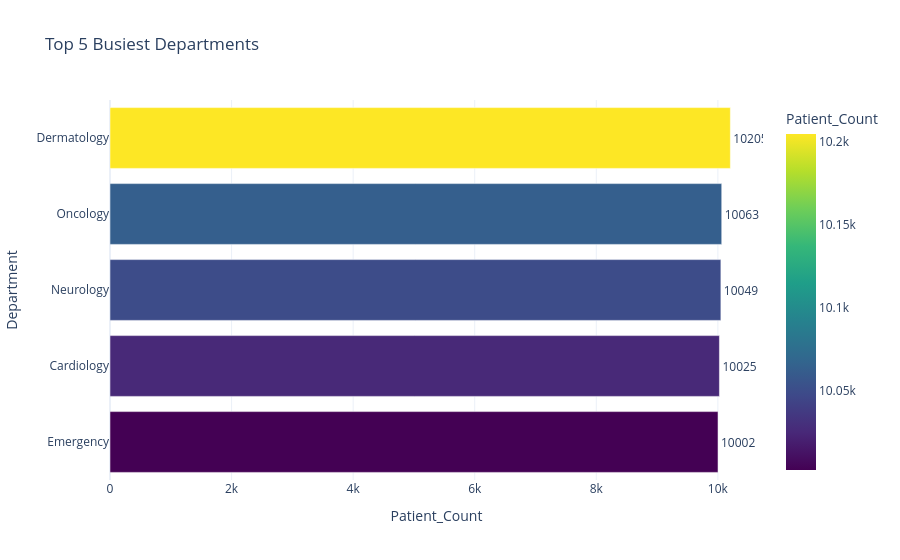

Source (notebook cell):
### Code cell
# Top 5 Busiest Departments
import plotly.express as px

top5 = (
    df["Department_Patient"]
    .value_counts()
    .head(5)
    .reset_index()
)

top5.columns = ["Department", "Patient_Count"]

fig = px.bar(
    top5,
    x="Patient_Count",
    y="Department",
    orientation="h",
    color="Patient_Count",
    text="Patient_Count",
    color_continuous_scale="Viridis",
    title="Top 5 Busiest Departments"
)

fig.update_traces(textposition="outside")

fig.update_layout(
    template="plotly_white",
    yaxis=dict(categoryorder="total ascending")
)

fig.show()

### Figure 1 — Plotly figure (JSON) as saved in the notebook; plotly's stock layout.template omitted (floating-point values rounded to 4 significant figures)
{"data": [{"hovertemplate": "Patient_Count=%{marker.color}<br>Department=%{y}<extra></extra>", "legendgroup": "", "marker": {"color": [10205, 10063, 10049, 10025, 10002], "coloraxis": "coloraxis", "pattern": {"shape": ""}}, "name": "", "orientation": "h", "showlegend": false, "text": [10200.0, 10060.0, 10050.0, 10020.0, 10000.0], "textposition": "outside", "type": "bar", "x": [10205, 10063, 10049, 10025, 10002], "xaxis": "x", "y": ["Dermatology", "Oncology", "Neurology", "Cardiology", "Emergency"], "yaxis": "y"}], "layout": {"barmode": "relative", "coloraxis": {"colorbar": {"title": {"text": "Patient_Count"}}, "colorscale": [[0, "#440154"], [0.1111, "#482878"], [0.2222, "#3e4989"], [0.3333, "#31688e"], [0.4444, "#26828e"], [0.5556, "#1f9e89"], [0.6667, "#35b779"], [0.7778, "#6ece58"], [0.8889, "#b5de2b"], [1, "#fde725"]]}, "legend": {"tracegroupgap": 0}, "title": {"text": "Top 5 Busiest Departments"}, "xaxis": {"anchor": "y", "domain": [0, 1], "title": {"text": "Patient_Count"}}, "yaxis": {"anchor": "x", "categoryorder": "total ascending", "domain": [0, 1], "title": {"text": "Department"}}}}
